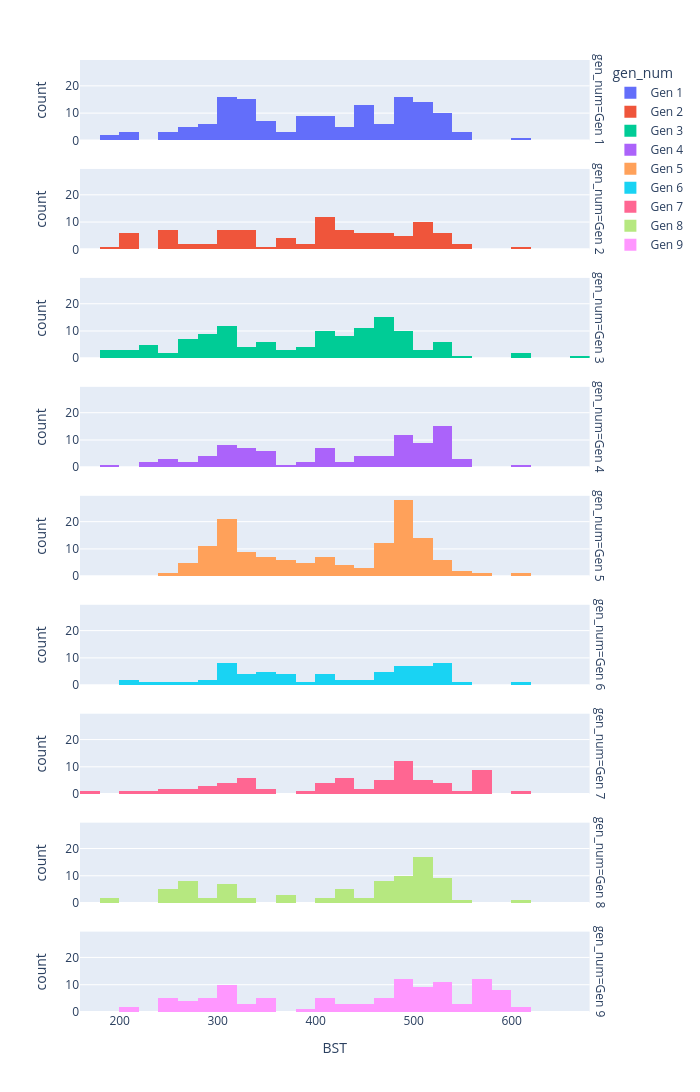

The cell this chart's notebook holds for it:
### Code cell
bst_hist = px.histogram(
    hist_df,
    x = 'BST',
    color = 'gen_num',
    facet_row = 'gen_num',
    width = 700,
    height = 2000
)

bst_hist.show()

### Figure 1 — Plotly figure (JSON) as saved in the notebook; plotly's stock layout.template omitted (floating-point values rounded to 4 significant figures; data arrays with more than 128 entries replaced by an {"elided": "..."} marker saying what was removed)
{"data": [{"bingroup": "x", "hovertemplate": "gen_num=Gen 1<br>BST=%{x}<br>count=%{y}<extra></extra>", "legendgroup": "Gen 1", "marker": {"color": "#636efa", "pattern": {"shape": ""}}, "name": "Gen 1", "orientation": "v", "showlegend": true, "type": "histogram", "x": {"elided": "146 int values"}, "xaxis": "x9", "yaxis": "y9"}, {"bingroup": "x", "hovertemplate": "gen_num=Gen 2<br>BST=%{x}<br>count=%{y}<extra></extra>", "legendgroup": "Gen 2", "marker": {"color": "#EF553B", "pattern": {"shape": ""}}, "name": "Gen 2", "orientation": "v", "showlegend": true, "type": "histogram", "x": [318, 309, 314, 215, 262, 265, 250, 330, 205, 218, 210, 245, 320, 280, 250, 360, 180, 390, 210, 405, 435, 336, 455, 290, 415, 430, 300, 440, 505, 500, 430, 330, 250, 250, 410, 300, 330, 525, 405, 534, 405, 530, 415, 452, 390, 400, 535, 460, 405, 470, 365, 510, 490, 250, 420, 410, 500, 340, 460, 425, 430, 525, 525, 490, 405, 465, 510, 450, 500, 500, 430, 450, 480, 465, 330, 330, 465, 250, 210, 305, 360, 365, 490, 300, 500, 540, 500, 515, 455, 540, 410, 600, 405, 485], "xaxis": "x8", "yaxis": "y8"}, {"bingroup": "x", "hovertemplate": "gen_num=Gen 3<br>BST=%{x}<br>count=%{y}<extra></extra>", "legendgroup": "Gen 3", "marker": {"color": "#00cc96", "pattern": {"shape": ""}}, "name": "Gen 3", "orientation": "v", "showlegend": true, "type": "histogram", "x": [310, 310, 310, 220, 240, 195, 220, 220, 270, 270, 198, 269, 295, 280, 266, 240, 237, 190, 375, 260, 405, 530, 405, 530, 405, 535, 420, 420, 205, 395, 205, 385, 340, 480, 340, 480, 455, 440, 278, 518, 454, 460, 440, 670, 456, 236, 360, 490, 474, 380, 380, 330, 280, 295, 405, 405, 430, 430, 302, 305, 400, 305, 470, 330, 360, 290, 335, 310, 458, 458, 460, 460, 288, 308, 300, 355, 355, 200, 420, 440, 295, 295, 460, 465, 260, 300, 290, 345, 485, 330, 300, 300, 430, 530, 410, 475, 400, 467, 460, 500, 460, 470, 340, 520, 475, 490, 468, 468, 500, 495, 495, 540, 455, 455, 455, 480, 410, 530, 485, 485, 420, 600, 420, 400, 600], "xaxis": "x7", "yaxis": "y7"}, {"bingroup": "x", "hovertemplate": "gen_num=Gen 4<br>BST=%{x}<br>count=%{y}<extra></extra>", "legendgroup": "Gen 4", "marker": {"color": "#ab63fa", "pattern": {"shape": ""}}, "name": "Gen 4", "orientation": "v", "showlegend": true, "type": "histogram", "x": [318, 309, 314, 245, 250, 194, 263, 280, 350, 350, 224, 244, 405, 330, 275, 325, 348, 350, 310, 285, 329, 300, 290, 310, 220, 411, 485, 300, 390, 285, 330, 330, 300, 405, 525, 534, 405, 530, 340, 485, 410, 384, 363, 523, 515, 495, 495, 424, 424, 474, 495, 450, 482, 498, 480, 495, 505, 452, 479, 500, 410, 600, 525, 525, 500, 454, 330, 345, 334, 440, 460, 494, 510, 535, 515, 535, 535, 540, 540, 545, 515, 525, 525, 510, 535, 518, 525, 525, 480, 405, 475, 490, 530], "xaxis": "x6", "yaxis": "y6"}, {"bingroup": "x", "hovertemplate": "gen_num=Gen 5<br>BST=%{x}<br>count=%{y}<extra></extra>", "legendgroup": "Gen 5", "marker": {"color": "#FFA15A", "pattern": {"shape": ""}}, "name": "Gen 5", "orientation": "v", "showlegend": true, "type": "histogram", "x": {"elided": "143 int values"}, "xaxis": "x5", "yaxis": "y5"}, {"bingroup": "x", "hovertemplate": "gen_num=Gen 6<br>BST=%{x}<br>count=%{y}<extra></extra>", "legendgroup": "Gen 6", "marker": {"color": "#19d3f3", "pattern": {"shape": ""}}, "name": "Gen 6", "orientation": "v", "showlegend": true, "type": "histogram", "x": [313, 307, 314, 237, 278, 200, 369, 303, 350, 348, 472, 355, 325, 341, 341, 288, 405, 530, 409, 534, 405, 530, 423, 382, 499, 213, 507, 371, 552, 531, 495, 466, 448, 500, 462, 480, 306, 320, 330, 289, 362, 362, 500, 431, 500, 300, 470, 309, 335, 304, 245, 500, 494, 500, 481, 521, 525, 452, 600, 474, 494, 514, 535, 411, 482, 521], "xaxis": "x4", "yaxis": "y4"}, {"bingroup": "x", "hovertemplate": "gen_num=Gen 7<br>BST=%{x}<br>count=%{y}<extra></extra>", "legendgroup": "Gen 7", "marker": {"color": "#FF6692", "pattern": {"shape": ""}}, "name": "Gen 7", "orientation": "v", "showlegend": true, "type": "histogram", "x": [320, 320, 320, 265, 253, 300, 338, 476, 304, 280, 175, 305, 385, 269, 250, 285, 320, 340, 210, 485, 420, 530, 420, 530, 530, 355, 485, 418, 400, 500, 478, 464, 487, 495, 500, 454, 480, 405, 480, 500, 290, 490, 490, 230, 320, 410, 440, 480, 485, 435, 476, 475, 485, 517, 300, 570, 570, 570, 570, 570, 570, 570, 420, 570, 570, 420, 600, 540, 420, 510, 530, 480], "xaxis": "x3", "yaxis": "y3"}, {"bingroup": "x", "hovertemplate": "gen_num=Gen 8<br>BST=%{x}<br>count=%{y}<extra></extra>", "legendgroup": "Gen 8", "marker": {"color": "#B6E880", "pattern": {"shape": ""}}, "name": "Gen 8", "orientation": "v", "showlegend": true, "type": "histogram", "x": [310, 310, 310, 275, 245, 180, 245, 250, 270, 284, 270, 240, 260, 420, 530, 420, 530, 420, 530, 460, 365, 495, 335, 455, 460, 490, 485, 490, 410, 510, 485, 315, 475, 280, 242, 305, 310, 308, 265, 265, 270, 470, 435, 185, 470, 470, 475, 436, 330, 505, 505, 505, 505, 535, 270, 510, 490, 502, 525, 480, 508, 370, 510, 370, 520, 440, 510, 507, 520, 483, 495, 475, 500, 410, 600, 525, 500, 530, 510, 510, 505, 485, 510, 550], "xaxis": "x2", "yaxis": "y2"}, {"bingroup": "x", "hovertemplate": "gen_num=Gen 9<br>BST=%{x}<br>count=%{y}<extra></extra>", "legendgroup": "Gen 9", "marker": {"color": "#FF97FF", "pattern": {"shape": ""}}, "name": "Gen 9", "orientation": "v", "showlegend": true, "type": "histogram", "x": [210, 310, 310, 310, 254, 210, 410, 530, 411, 530, 410, 530, 489, 404, 240, 305, 312, 260, 417, 280, 255, 272, 280, 340, 290, 275, 335, 450, 304, 270, 255, 297, 245, 485, 315, 300, 501, 480, 350, 290, 500, 334, 478, 530, 475, 570, 570, 570, 570, 570, 570, 570, 570, 570, 570, 570, 570, 320, 350, 490, 470, 477, 354, 355, 500, 525, 525, 495, 490, 505, 485, 480, 515, 486, 470, 481, 380, 506, 425, 457, 525, 488, 521, 535, 430, 520, 520, 550, 300, 590, 590, 590, 590, 308, 590, 590, 590, 590, 450, 510, 500, 423, 600, 550, 485, 508, 600, 540], "xaxis": "x", "yaxis": "y"}], "layout": {"annotations": [{"font": {}, "showarrow": false, "text": "gen_num=Gen 9", "textangle": 90, "x": 0.98, "xanchor": "left", "xref": "paper", "y": 0.04222, "yanchor": "middle", "yref": "paper"}, {"font": {}, "showarrow": false, "text": "gen_num=Gen 8", "textangle": 90, "x": 0.98, "xanchor": "left", "xref": "paper", "y": 0.1567, "yanchor": "middle", "yref": "paper"}, {"font": {}, "showarrow": false, "text": "gen_num=Gen 7", "textangle": 90, "x": 0.98, "xanchor": "left", "xref": "paper", "y": 0.2711, "yanchor": "middle", "yref": "paper"}, {"font": {}, "showarrow": false, "text": "gen_num=Gen 6", "textangle": 90, "x": 0.98, "xanchor": "left", "xref": "paper", "y": 0.3856, "yanchor": "middle", "yref": "paper"}, {"font": {}, "showarrow": false, "text": "gen_num=Gen 5", "textangle": 90, "x": 0.98, "xanchor": "left", "xref": "paper", "y": 0.5, "yanchor": "middle", "yref": "paper"}, {"font": {}, "showarrow": false, "text": "gen_num=Gen 4", "textangle": 90, "x": 0.98, "xanchor": "left", "xref": "paper", "y": 0.6144, "yanchor": "middle", "yref": "paper"}, {"font": {}, "showarrow": false, "text": "gen_num=Gen 3", "textangle": 90, "x": 0.98, "xanchor": "left", "xref": "paper", "y": 0.7289, "yanchor": "middle", "yref": "paper"}, {"font": {}, "showarrow": false, "text": "gen_num=Gen 2", "textangle": 90, "x": 0.98, "xanchor": "left", "xref": "paper", "y": 0.8433, "yanchor": "middle", "yref": "paper"}, {"font": {}, "showarrow": false, "text": "gen_num=Gen 1", "textangle": 90, "x": 0.98, "xanchor": "left", "xref": "paper", "y": 0.9578, "yanchor": "middle", "yref": "paper"}], "barmode": "relative", "height": 2000, "legend": {"title": {"text": "gen_num"}, "tracegroupgap": 0}, "margin": {"t": 60}, "width": 700, "xaxis": {"anchor": "y", "domain": [0, 0.98], "title": {"text": "BST"}}, "xaxis2": {"anchor": "y2", "domain": [0, 0.98], "matches": "x", "showticklabels": false}, "xaxis3": {"anchor": "y3", "domain": [0, 0.98], "matches": "x", "showticklabels": false}, "xaxis4": {"anchor": "y4", "domain": [0, 0.98], "matches": "x", "showticklabels": false}, "xaxis5": {"anchor": "y5", "domain": [0, 0.98], "matches": "x", "showticklabels": false}, "xaxis6": {"anchor": "y6", "domain": [0, 0.98], "matches": "x", "showticklabels": false}, "xaxis7": {"anchor": "y7", "domain": [0, 0.98], "matches": "x", "showticklabels": false}, "xaxis8": {"anchor": "y8", "domain": [0, 0.98], "matches": "x", "showticklabels": false}, "xaxis9": {"anchor": "y9", "domain": [0, 0.98], "matches": "x", "showticklabels": false}, "yaxis": {"anchor": "x", "domain": [0, 0.08444], "title": {"text": "count"}}, "yaxis2": {"anchor": "x2", "domain": [0.1144, 0.1989], "matches": "y", "title": {"text": "count"}}, "yaxis3": {"anchor": "x3", "domain": [0.2289, 0.3133], "matches": "y", "title": {"text": "count"}}, "yaxis4": {"anchor": "x4", "domain": [0.3433, 0.4278], "matches": "y", "title": {"text": "count"}}, "yaxis5": {"anchor": "x5", "domain": [0.4578, 0.5422], "matches": "y", "title": {"text": "count"}}, "yaxis6": {"anchor": "x6", "domain": [0.5722, 0.6567], "matches": "y", "title": {"text": "count"}}, "yaxis7": {"anchor": "x7", "domain": [0.6867, 0.7711], "matches": "y", "title": {"text": "count"}}, "yaxis8": {"anchor": "x8", "domain": [0.8011, 0.8856], "matches": "y", "title": {"text": "count"}}, "yaxis9": {"anchor": "x9", "domain": [0.9156, 1], "matches": "y", "title": {"text": "count"}}}}
